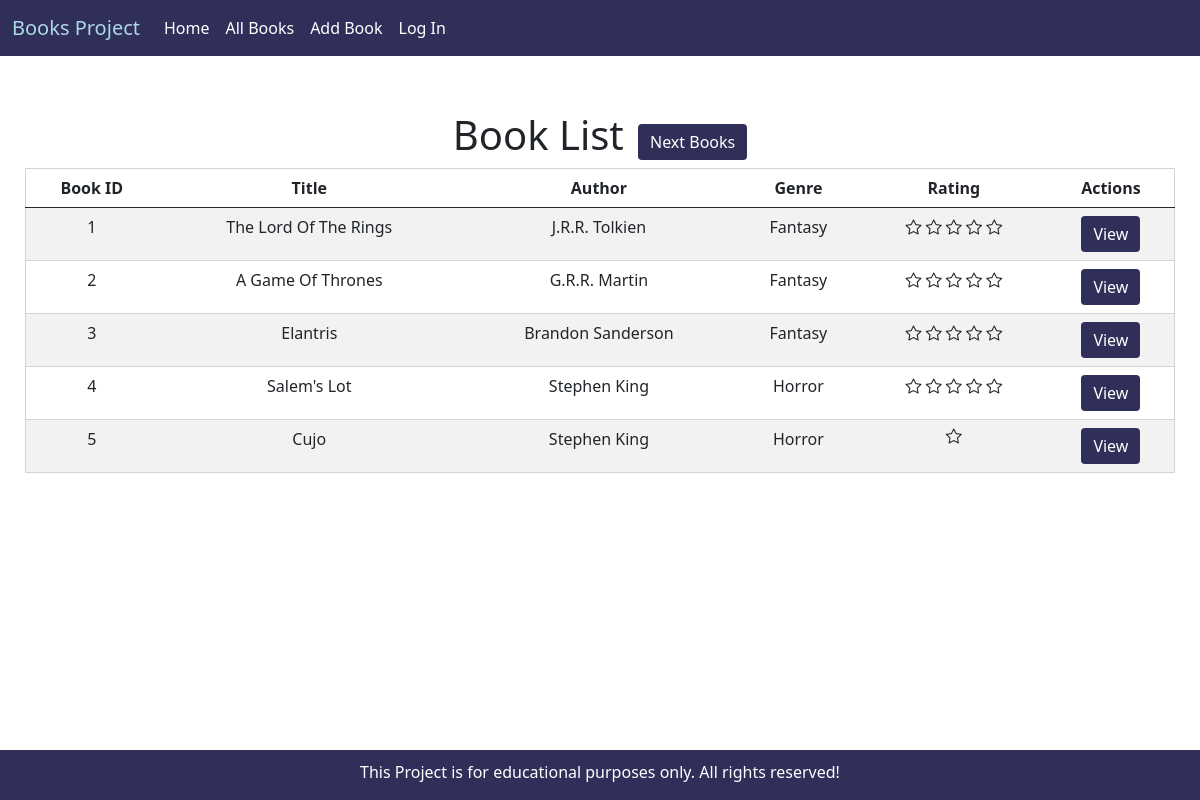
/books, run on the app's committed database.
### models.py (models this page shows, shortened)
class Book(db.Model):
    id = db.Column(db.Integer, primary_key = True)
    title = db.Column(db.String(40),index=True,unique=True)
    author = db.Column(db.String(40),index=True,unique = False)
    rating = db.Column(db.Integer, index = True,unique = False)
    genre = db.Column(db.Integer, index= True, unique = False)

### routes.py (the view)
@app.route('/books',methods=["GET","POST"])
def books():
    BOOKS_PER_PAGE = 5
    page = request.args.get('page', 1, type=int)
    books = Book.query.paginate(page,BOOKS_PER_PAGE,False)
    next_url = url_for('books', page=books.next_num) \
        if books.has_next else None
    prev_url = url_for('books', page=books.prev_num) \
        if books.has_prev else None
    return render_template('books.html',book_list = books.items,next_url = next_url, prev_url = prev_url)

### templates/books.html (shortened to what this page needs)
{% extends 'base.html' %}
{% block content %}
  <div class="book-list ">
    <div class="book-list-header">
      <h1>Book List</h1>
      {% if next_url %}
        <a href="{{ next_url }}" class="btn btn-primary book-button">Next Books</a>
      {% endif %}
    </div>
      <table class="table table-striped">
          <thead>
            <tr>
              <th scope="id">Book ID</th>
              <th scope="col">Title</th>
              <th scope="col">Author</th>
              <th scope="col">Genre</th>
              <th scope="col">Rating</th>
              <th scope="col">Actions</th>
            </tr>
          </thead>
          <tbody>
              {% for book in book_list %}
            <tr>
              <td>{{book.id}}</td>
              <td>{{book.title}}</td>
              <td>{{book.author}}</td>
              <td>{{book.genre}}</td>
              <td>
                {% for rating in range(0,book.rating) %}
                    <i class="bi bi-star"></i>
                {% endfor %}
              </td>
              <td>
                <a class="btn btn-primary book-button" href={{url_for('book',book_id = book.id)}}>View</a>
              </td>
            </tr>
            {% endfor %}
          </tbody>
        </table>
  </div>
{% endblock %}

### static/styles.css (style rules this page uses)
body { background-image: url('https://images.unsplash.com/photo-1519682337058-a94d519337bc?ixid=MXwxMjA3fDB8MHxwaG90by1wYWdlfHx8fGVufDB8fHw%3D&ixlib=rb-1.2.1&auto=format&fit=crop&w=2850&q=80]'); background-repeat: no-repeat; background-attachment: fixed; background-size: cover; }
.book-list { text-align:center; margin-top:30px; padding: 25px; margin-bottom: 30px; }
.table { background:#FFFF; border: 1px solid lightgray; }
th,td { text-align:center }
.book-button { background-color:#302F59; border:0px; }
.book-list-header a,h1 { display:inline-block; }
.book-list-header a { margin-bottom: .5rem; margin-left:10px; }

### data on the page
Book: id "1", title "The Lord Of The Rings", author "J.R.R. Tolkien", genre "Fantasy", rating 5 (drawn)
Book: id "2", title "A Game Of Thrones", author "G.R.R. Martin", genre "Fantasy", rating 5 (drawn)
Book: id "3", title "Elantris", author "Brandon Sanderson", genre "Fantasy", rating 5 (drawn)
Book: id "4", title "Salem's Lot", author "Stephen King", genre "Horror", rating 5 (drawn)
Book: id "5", title "Cujo", author "Stephen King", genre "Horror", rating 1 (drawn)
